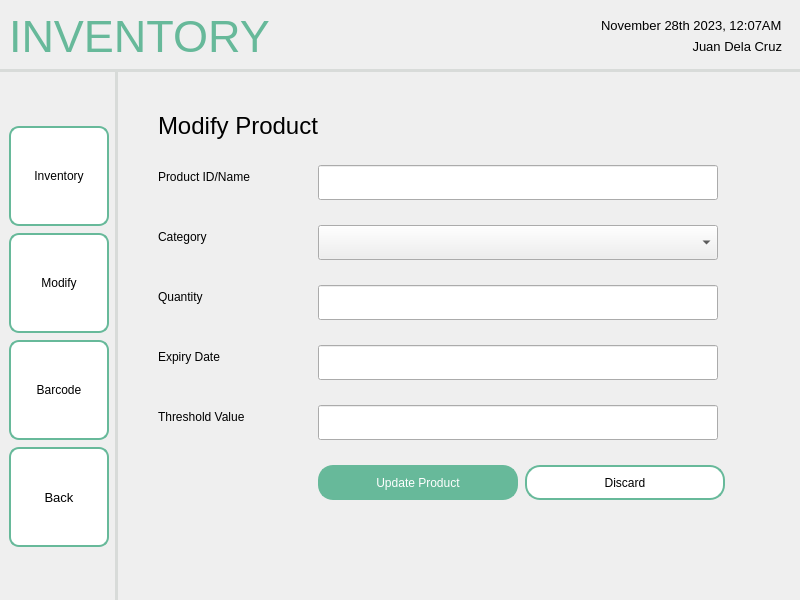
<?xml version="1.0" encoding="UTF-8"?>
<ui version="4.0">
 <class>MainWindow</class>
 <widget class="QMainWindow" name="MainWindow">
  <property name="geometry">
   <rect>
    <x>0</x>
    <y>0</y>
    <width>800</width>
    <height>600</height>
   </rect>
  </property>
  <property name="windowTitle">
   <string>MainWindow</string>
  </property>
  <widget class="QWidget" name="centralwidget">
   <layout class="QHBoxLayout" name="horizontalLayout">
    <property name="leftMargin">
     <number>0</number>
    </property>
    <property name="topMargin">
     <number>0</number>
    </property>
    <property name="rightMargin">
     <number>0</number>
    </property>
    <property name="bottomMargin">
     <number>0</number>
    </property>
    <item>
     <widget class="QFrame" name="frame">
      <property name="sizePolicy">
       <sizepolicy hsizetype="Preferred" vsizetype="Preferred">
        <horstretch>0</horstretch>
        <verstretch>0</verstretch>
       </sizepolicy>
      </property>
      <property name="frameShape">
       <enum>QFrame::NoFrame</enum>
      </property>
      <property name="frameShadow">
       <enum>QFrame::Plain</enum>
      </property>
      <layout class="QGridLayout" name="gridLayout">
       <property name="leftMargin">
        <number>0</number>
       </property>
       <property name="topMargin">
        <number>0</number>
       </property>
       <property name="rightMargin">
        <number>0</number>
       </property>
       <property name="bottomMargin">
        <number>0</number>
       </property>
       <property name="spacing">
        <number>0</number>
       </property>
       <item row="1" column="0">
        <widget class="QWidget" name="navbar" native="true">
         <property name="sizePolicy">
          <sizepolicy hsizetype="Fixed" vsizetype="Preferred">
           <horstretch>0</horstretch>
           <verstretch>0</verstretch>
          </sizepolicy>
         </property>
         <property name="styleSheet">
          <string notr="true">QWidget {
    border-right: 3px solid #D8DBD9;
}
</string>
         </property>
         <layout class="QVBoxLayout" name="verticalLayout_2">
          <property name="spacing">
           <number>7</number>
          </property>
          <item>
           <spacer name="verticalSpacer">
            <property name="orientation">
             <enum>Qt::Vertical</enum>
            </property>
            <property name="sizeHint" stdset="0">
             <size>
              <width>20</width>
              <height>40</height>
             </size>
            </property>
           </spacer>
          </item>
          <item>
           <widget class="QPushButton" name="pushButton_3">
            <property name="minimumSize">
             <size>
              <width>100</width>
              <height>100</height>
             </size>
            </property>
            <property name="maximumSize">
             <size>
              <width>100</width>
              <height>100</height>
             </size>
            </property>
            <property name="styleSheet">
             <string notr="true">QPushButton {
    background-color: white;
    border: 2px solid #67B99A;
    color: black;
    padding: 8px 16px;
    border-radius: 10px;
}

QPushButton:hover {
    border: 2px solid #4D926D;
}

QPushButton:pressed {
	background-color: #F0F0F0;
	border: 2px solid #265C42;
}</string>
            </property>
            <property name="text">
             <string>Inventory</string>
            </property>
           </widget>
          </item>
          <item>
           <widget class="QPushButton" name="pushButton_2">
            <property name="minimumSize">
             <size>
              <width>100</width>
              <height>100</height>
             </size>
            </property>
            <property name="maximumSize">
             <size>
              <width>100</width>
              <height>100</height>
             </size>
            </property>
            <property name="styleSheet">
             <string notr="true">QPushButton {
    background-color: white;
    border: 2px solid #67B99A;
    color: black;
    padding: 8px 16px;
    border-radius: 10px;
}

QPushButton:hover {
    border: 2px solid #4D926D;
}

QPushButton:pressed {
	background-color: #F0F0F0;
	border: 2px solid #265C42;
}</string>
            </property>
            <property name="text">
             <string>Modify</string>
            </property>
           </widget>
          </item>
          <item>
           <widget class="QPushButton" name="pushButton_10">
            <property name="minimumSize">
             <size>
              <width>100</width>
              <height>100</height>
             </size>
            </property>
            <property name="maximumSize">
             <size>
              <width>100</width>
              <height>100</height>
             </size>
            </property>
            <property name="styleSheet">
             <string notr="true">QPushButton {
    background-color: white;
    border: 2px solid #67B99A;
    color: black;
    padding: 8px 16px;
    border-radius: 10px;
}

QPushButton:hover {
    border: 2px solid #4D926D;
}

QPushButton:pressed {
	background-color: #F0F0F0;
	border: 2px solid #265C42;
}</string>
            </property>
            <property name="text">
             <string>Barcode</string>
            </property>
           </widget>
          </item>
          <item>
           <widget class="QPushButton" name="pushButton">
            <property name="sizePolicy">
             <sizepolicy hsizetype="Fixed" vsizetype="Fixed">
              <horstretch>0</horstretch>
              <verstretch>0</verstretch>
             </sizepolicy>
            </property>
            <property name="minimumSize">
             <size>
              <width>100</width>
              <height>100</height>
             </size>
            </property>
            <property name="maximumSize">
             <size>
              <width>100</width>
              <height>100</height>
             </size>
            </property>
            <property name="font">
             <font>
              <pointsize>10</pointsize>
             </font>
            </property>
            <property name="styleSheet">
             <string notr="true">QPushButton {
    background-color: white;
    border: 2px solid #67B99A;
    color: black;
    padding: 8px 16px;
    border-radius: 10px;
}

QPushButton:hover {
    border: 2px solid #4D926D;
}

QPushButton:pressed {
	background-color: #F0F0F0;
	border: 2px solid #265C42;
}</string>
            </property>
            <property name="text">
             <string>Back</string>
            </property>
            <property name="icon">
             <iconset resource="../../../assets/resourceFile.qrc">
              <normaloff>:/logos/Icons/entypo_back.png</normaloff>:/logos/Icons/entypo_back.png</iconset>
            </property>
            <property name="autoRepeat">
             <bool>false</bool>
            </property>
           </widget>
          </item>
          <item>
           <spacer name="verticalSpacer_3">
            <property name="orientation">
             <enum>Qt::Vertical</enum>
            </property>
            <property name="sizeHint" stdset="0">
             <size>
              <width>20</width>
              <height>40</height>
             </size>
            </property>
           </spacer>
          </item>
         </layout>
        </widget>
       </item>
       <item row="0" column="0" colspan="2">
        <widget class="QWidget" name="header" native="true">
         <property name="styleSheet">
          <string notr="true">QWidget {
    border-bottom: 3px solid #D8DBD9; 
}
</string>
         </property>
         <layout class="QHBoxLayout" name="horizontalLayout_2">
          <item>
           <widget class="QLabel" name="label">
            <property name="font">
             <font>
              <pointsize>-1</pointsize>
             </font>
            </property>
            <property name="layoutDirection">
             <enum>Qt::LeftToRight</enum>
            </property>
            <property name="styleSheet">
             <string notr="true">QLabel {
    color: #67B99A;
    font-size: 45px;
}</string>
            </property>
            <property name="text">
             <string>INVENTORY</string>
            </property>
            <property name="scaledContents">
             <bool>false</bool>
            </property>
           </widget>
          </item>
          <item>
           <spacer name="horizontalSpacer">
            <property name="orientation">
             <enum>Qt::Horizontal</enum>
            </property>
            <property name="sizeHint" stdset="0">
             <size>
              <width>40</width>
              <height>20</height>
             </size>
            </property>
           </spacer>
          </item>
          <item>
           <widget class="QFrame" name="frame_2">
            <layout class="QVBoxLayout" name="verticalLayout">
             <item>
              <widget class="QLabel" name="label_2">
               <property name="font">
                <font>
                 <pointsize>10</pointsize>
                </font>
               </property>
               <property name="styleSheet">
                <string notr="true">QLabel {
    color: black;
}</string>
               </property>
               <property name="text">
                <string>November 28th 2023, 12:07AM</string>
               </property>
              </widget>
             </item>
             <item>
              <widget class="QLabel" name="label_3">
               <property name="font">
                <font>
                 <pointsize>10</pointsize>
                </font>
               </property>
               <property name="styleSheet">
                <string notr="true">QLabel {
    color: black;
}</string>
               </property>
               <property name="text">
                <string>Juan Dela Cruz</string>
               </property>
               <property name="alignment">
                <set>Qt::AlignRight|Qt::AlignTrailing|Qt::AlignVCenter</set>
               </property>
              </widget>
             </item>
            </layout>
           </widget>
          </item>
         </layout>
        </widget>
       </item>
       <item row="1" column="1">
        <widget class="QFrame" name="Content">
         <layout class="QVBoxLayout" name="verticalLayout_4">
          <property name="leftMargin">
           <number>25</number>
          </property>
          <property name="topMargin">
           <number>25</number>
          </property>
          <property name="rightMargin">
           <number>25</number>
          </property>
          <property name="bottomMargin">
           <number>25</number>
          </property>
          <item>
           <widget class="QWidget" name="widget" native="true">
            <layout class="QHBoxLayout" name="horizontalLayout_4">
             <property name="spacing">
              <number>7</number>
             </property>
             <property name="leftMargin">
              <number>15</number>
             </property>
             <property name="topMargin">
              <number>15</number>
             </property>
             <property name="rightMargin">
              <number>15</number>
             </property>
             <property name="bottomMargin">
              <number>0</number>
             </property>
             <item>
              <widget class="QWidget" name="widget_2" native="true">
               <layout class="QFormLayout" name="formLayout">
                <property name="horizontalSpacing">
                 <number>0</number>
                </property>
                <property name="verticalSpacing">
                 <number>25</number>
                </property>
                <property name="leftMargin">
                 <number>0</number>
                </property>
                <property name="topMargin">
                 <number>0</number>
                </property>
                <property name="rightMargin">
                 <number>0</number>
                </property>
                <property name="bottomMargin">
                 <number>0</number>
                </property>
                <item row="0" column="0">
                 <widget class="QLabel" name="label_4">
                  <property name="font">
                   <font>
                    <pointsize>18</pointsize>
                   </font>
                  </property>
                  <property name="text">
                   <string>Modify Product</string>
                  </property>
                 </widget>
                </item>
                <item row="1" column="0">
                 <widget class="QLabel" name="label_5">
                  <property name="text">
                   <string>Product ID/Name</string>
                  </property>
                 </widget>
                </item>
                <item row="1" column="1">
                 <widget class="QLineEdit" name="lineEdit_2">
                  <property name="minimumSize">
                   <size>
                    <width>400</width>
                    <height>35</height>
                   </size>
                  </property>
                  <property name="maximumSize">
                   <size>
                    <width>400</width>
                    <height>35</height>
                   </size>
                  </property>
                 </widget>
                </item>
                <item row="2" column="0">
                 <widget class="QLabel" name="label_6">
                  <property name="text">
                   <string>Category</string>
                  </property>
                 </widget>
                </item>
                <item row="2" column="1">
                 <widget class="QComboBox" name="comboBox">
                  <property name="minimumSize">
                   <size>
                    <width>400</width>
                    <height>35</height>
                   </size>
                  </property>
                  <property name="maximumSize">
                   <size>
                    <width>400</width>
                    <height>35</height>
                   </size>
                  </property>
                 </widget>
                </item>
                <item row="3" column="0">
                 <widget class="QLabel" name="label_7">
                  <property name="text">
                   <string>Quantity</string>
                  </property>
                 </widget>
                </item>
                <item row="3" column="1">
                 <widget class="QLineEdit" name="lineEdit_4">
                  <property name="minimumSize">
                   <size>
                    <width>400</width>
                    <height>35</height>
                   </size>
                  </property>
                  <property name="maximumSize">
                   <size>
                    <width>400</width>
                    <height>35</height>
                   </size>
                  </property>
                 </widget>
                </item>
                <item row="4" column="0">
                 <widget class="QLabel" name="label_8">
                  <property name="text">
                   <string>Expiry Date</string>
                  </property>
                 </widget>
                </item>
                <item row="4" column="1">
                 <widget class="QLineEdit" name="lineEdit_3">
                  <property name="minimumSize">
                   <size>
                    <width>400</width>
                    <height>35</height>
                   </size>
                  </property>
                  <property name="maximumSize">
                   <size>
                    <width>400</width>
                    <height>35</height>
                   </size>
                  </property>
                 </widget>
                </item>
                <item row="5" column="0">
                 <widget class="QLabel" name="label_9">
                  <property name="text">
                   <string>Threshold Value</string>
                  </property>
                 </widget>
                </item>
                <item row="5" column="1">
                 <widget class="QLineEdit" name="lineEdit_5">
                  <property name="minimumSize">
                   <size>
                    <width>400</width>
                    <height>35</height>
                   </size>
                  </property>
                  <property name="maximumSize">
                   <size>
                    <width>400</width>
                    <height>35</height>
                   </size>
                  </property>
                 </widget>
                </item>
                <item row="6" column="1">
                 <widget class="QWidget" name="widget_3" native="true">
                  <property name="sizePolicy">
                   <sizepolicy hsizetype="Preferred" vsizetype="Preferred">
                    <horstretch>0</horstretch>
                    <verstretch>0</verstretch>
                   </sizepolicy>
                  </property>
                  <layout class="QHBoxLayout" name="horizontalLayout_3">
                   <property name="spacing">
                    <number>7</number>
                   </property>
                   <property name="leftMargin">
                    <number>0</number>
                   </property>
                   <property name="topMargin">
                    <number>0</number>
                   </property>
                   <property name="rightMargin">
                    <number>0</number>
                   </property>
                   <property name="bottomMargin">
                    <number>0</number>
                   </property>
                   <item>
                    <widget class="QPushButton" name="pushButton_4">
                     <property name="sizePolicy">
                      <sizepolicy hsizetype="Fixed" vsizetype="Fixed">
                       <horstretch>0</horstretch>
                       <verstretch>0</verstretch>
                      </sizepolicy>
                     </property>
                     <property name="minimumSize">
                      <size>
                       <width>200</width>
                       <height>35</height>
                      </size>
                     </property>
                     <property name="maximumSize">
                      <size>
                       <width>200</width>
                       <height>35</height>
                      </size>
                     </property>
                     <property name="styleSheet">
                      <string notr="true">QPushButton {
    background-color: #67B99A;
    color: white;
    border: 2px solid #67B99A;
    padding: 8px 16px;
    border-radius: 15px;
}
QPushButton:hover {
    background-color: #5CAE8B;
    border: 2px solid #5CAE8B;
}
QPushButton:pressed {
    background-color: #4D9C7F;
	border: 2px solid #4D9C7F;
}</string>
                     </property>
                     <property name="text">
                      <string>Update Product</string>
                     </property>
                    </widget>
                   </item>
                   <item>
                    <widget class="QPushButton" name="pushButton_5">
                     <property name="sizePolicy">
                      <sizepolicy hsizetype="Fixed" vsizetype="Fixed">
                       <horstretch>0</horstretch>
                       <verstretch>0</verstretch>
                      </sizepolicy>
                     </property>
                     <property name="minimumSize">
                      <size>
                       <width>200</width>
                       <height>35</height>
                      </size>
                     </property>
                     <property name="maximumSize">
                      <size>
                       <width>200</width>
                       <height>35</height>
                      </size>
                     </property>
                     <property name="styleSheet">
                      <string notr="true">QPushButton {
    background-color: white;
    border: 2px solid #67B99A;
    color: black;
    padding: 8px 16px;
    border-radius: 15px;
}

QPushButton:hover {
    border: 2px solid #4D926D;
}

QPushButton:pressed {
	background-color: #F0F0F0;
	border: 2px solid #265C42;
}</string>
                     </property>
                     <property name="text">
                      <string>Discard</string>
                     </property>
                    </widget>
                   </item>
                   <item>
                    <spacer name="horizontalSpacer_3">
                     <property name="orientation">
                      <enum>Qt::Horizontal</enum>
                     </property>
                     <property name="sizeHint" stdset="0">
                      <size>
                       <width>40</width>
                       <height>20</height>
                      </size>
                     </property>
                    </spacer>
                   </item>
                  </layout>
                 </widget>
                </item>
               </layout>
              </widget>
             </item>
             <item>
              <spacer name="horizontalSpacer_2">
               <property name="orientation">
                <enum>Qt::Horizontal</enum>
               </property>
               <property name="sizeHint" stdset="0">
                <size>
                 <width>40</width>
                 <height>20</height>
                </size>
               </property>
              </spacer>
             </item>
            </layout>
           </widget>
          </item>
         </layout>
        </widget>
       </item>
      </layout>
     </widget>
    </item>
   </layout>
  </widget>
 </widget>
 <resources>
  <include location="../../../assets/resourceFile.qrc"/>
 </resources>
 <connections/>
</ui>
